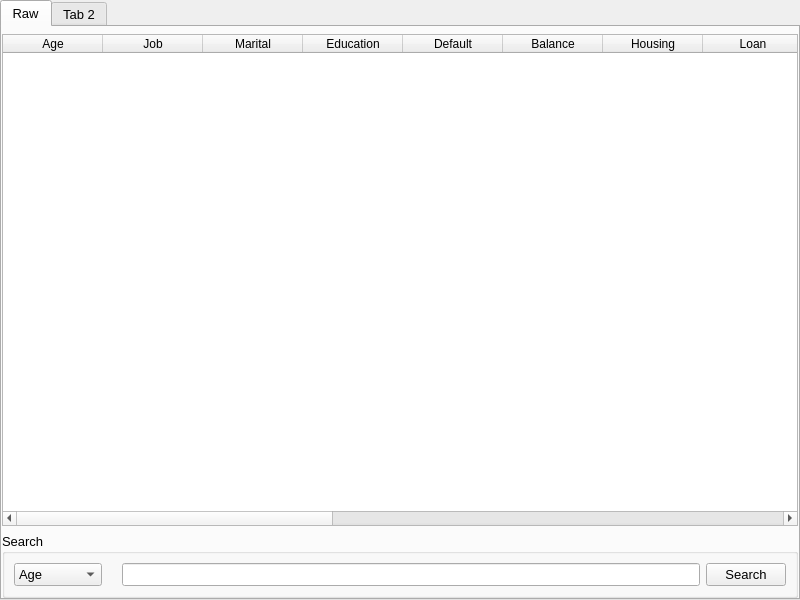
<?xml version="1.0" encoding="UTF-8"?>
<ui version="4.0">
 <class>MainWindow</class>
 <widget class="QMainWindow" name="MainWindow">
  <property name="geometry">
   <rect>
    <x>0</x>
    <y>0</y>
    <width>800</width>
    <height>600</height>
   </rect>
  </property>
  <property name="windowTitle">
   <string>ViewData</string>
  </property>
  <property name="windowIcon">
   <iconset resource="../icon/designer.qrc">
    <normaloff>:/images/view.png</normaloff>:/images/view.png</iconset>
  </property>
  <widget class="QWidget" name="centralwidget">
   <layout class="QVBoxLayout" name="verticalLayout">
    <property name="spacing">
     <number>0</number>
    </property>
    <property name="leftMargin">
     <number>0</number>
    </property>
    <property name="topMargin">
     <number>0</number>
    </property>
    <property name="rightMargin">
     <number>0</number>
    </property>
    <property name="bottomMargin">
     <number>0</number>
    </property>
    <item>
     <widget class="QTabWidget" name="tabWidget">
      <property name="font">
       <font>
        <pointsize>10</pointsize>
       </font>
      </property>
      <property name="currentIndex">
       <number>0</number>
      </property>
      <widget class="QWidget" name="raw">
       <attribute name="title">
        <string>Raw</string>
       </attribute>
       <layout class="QVBoxLayout" name="verticalLayout_2">
        <property name="spacing">
         <number>7</number>
        </property>
        <property name="leftMargin">
         <number>0</number>
        </property>
        <property name="topMargin">
         <number>7</number>
        </property>
        <property name="rightMargin">
         <number>0</number>
        </property>
        <property name="bottomMargin">
         <number>0</number>
        </property>
        <item>
         <widget class="QTableWidget" name="raw_table">
          <property name="maximumSize">
           <size>
            <width>16777215</width>
            <height>500</height>
           </size>
          </property>
          <property name="editTriggers">
           <set>QAbstractItemView::NoEditTriggers</set>
          </property>
          <column>
           <property name="text">
            <string>Age</string>
           </property>
          </column>
          <column>
           <property name="text">
            <string>Job</string>
           </property>
          </column>
          <column>
           <property name="text">
            <string>Marital</string>
           </property>
          </column>
          <column>
           <property name="text">
            <string>Education</string>
           </property>
          </column>
          <column>
           <property name="text">
            <string>Default</string>
           </property>
          </column>
          <column>
           <property name="text">
            <string>Balance</string>
           </property>
          </column>
          <column>
           <property name="text">
            <string>Housing</string>
           </property>
          </column>
          <column>
           <property name="text">
            <string>Loan</string>
           </property>
          </column>
          <column>
           <property name="text">
            <string>Contact</string>
           </property>
          </column>
          <column>
           <property name="text">
            <string>Day</string>
           </property>
          </column>
          <column>
           <property name="text">
            <string>Month</string>
           </property>
          </column>
          <column>
           <property name="text">
            <string>Duration</string>
           </property>
          </column>
          <column>
           <property name="text">
            <string>Campaign</string>
           </property>
          </column>
          <column>
           <property name="text">
            <string>Pdays</string>
           </property>
          </column>
          <column>
           <property name="text">
            <string>Previous</string>
           </property>
          </column>
          <column>
           <property name="text">
            <string>Poutcome</string>
           </property>
          </column>
          <column>
           <property name="text">
            <string>Y</string>
           </property>
          </column>
         </widget>
        </item>
        <item>
         <widget class="QGroupBox" name="groupBox">
          <property name="title">
           <string>Search</string>
          </property>
          <layout class="QHBoxLayout" name="horizontalLayout_6">
           <item>
            <widget class="QComboBox" name="comboBox">
             <item>
              <property name="text">
               <string>Age</string>
              </property>
             </item>
             <item>
              <property name="text">
               <string>Job</string>
              </property>
             </item>
             <item>
              <property name="text">
               <string>Marital</string>
              </property>
             </item>
             <item>
              <property name="text">
               <string>Education</string>
              </property>
             </item>
             <item>
              <property name="text">
               <string>Default</string>
              </property>
             </item>
             <item>
              <property name="text">
               <string>Balance</string>
              </property>
             </item>
             <item>
              <property name="text">
               <string>Housing</string>
              </property>
             </item>
             <item>
              <property name="text">
               <string>Loan</string>
              </property>
             </item>
             <item>
              <property name="text">
               <string>Contact</string>
              </property>
             </item>
             <item>
              <property name="text">
               <string>Day</string>
              </property>
             </item>
             <item>
              <property name="text">
               <string>Month</string>
              </property>
             </item>
             <item>
              <property name="text">
               <string>Duration</string>
              </property>
             </item>
             <item>
              <property name="text">
               <string>Campaign</string>
              </property>
             </item>
             <item>
              <property name="text">
               <string>Pdays</string>
              </property>
             </item>
             <item>
              <property name="text">
               <string>Previous</string>
              </property>
             </item>
             <item>
              <property name="text">
               <string>Poutcome</string>
              </property>
             </item>
             <item>
              <property name="text">
               <string>Y</string>
              </property>
             </item>
            </widget>
           </item>
           <item>
            <widget class="QLabel" name="label_5">
             <property name="text">
              <string/>
             </property>
            </widget>
           </item>
           <item>
            <widget class="QLineEdit" name="raw_txt"/>
           </item>
           <item>
            <widget class="QPushButton" name="raw_search">
             <property name="text">
              <string>Search</string>
             </property>
             <property name="icon">
              <iconset resource="../icon/designer.qrc">
               <normaloff>:/images/search.png</normaloff>:/images/search.png</iconset>
             </property>
            </widget>
           </item>
          </layout>
         </widget>
        </item>
       </layout>
      </widget>
      <widget class="QWidget" name="tab_2">
       <attribute name="title">
        <string>Tab 2</string>
       </attribute>
      </widget>
     </widget>
    </item>
   </layout>
  </widget>
 </widget>
 <resources>
  <include location="../icon/designer.qrc"/>
 </resources>
 <connections/>
</ui>
